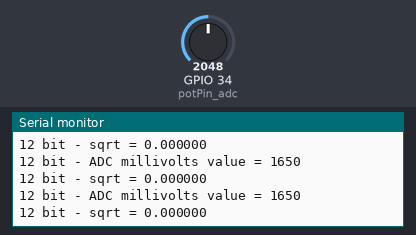
Bench run of a sketch on a simulated ESP32. Shown: the last lines printed to the serial monitor. Inputs (shaded band) come from the test bench; at power-on: GPIO 34 (potPin_adc) = 2048 (analog values on the 0–4095 scale).

Above: at 3.2 s.
3.3 s: GPIO 34 (potPin_adc) set to 2089
At 3.9 s:
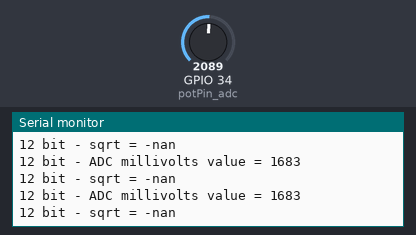
4.8 s: GPIO 34 (potPin_adc) set to 2047
At 5.7 s:
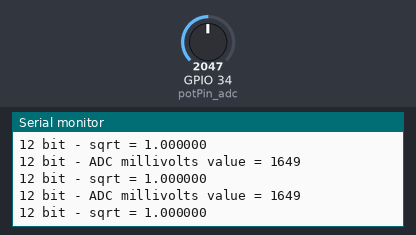
Timing chart, 0 to 7.8 s (numbered marks = the images above; inputs shaded):
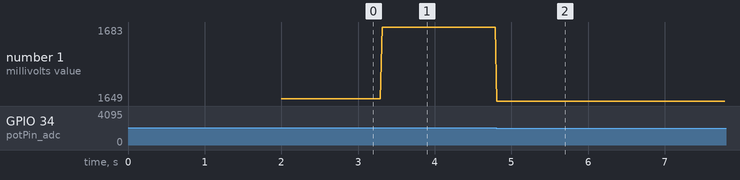

Measured:
- the behaviour switches between 2048 and 2049 on GPIO 34 (potPin_adc) (found by bisection; images 0 and 1)
- after the input at 3.3 s, the serial monitor: prints a new line at once (image 1)
- after the input at 4.8 s, the serial monitor: prints a new line at once (image 2)
- plotted number 1: 1650 → 1683 after the input at 3.3 s, 1683 → 1649 after the input at 4.8 s

The sketch:

esp32_sct-013.ino
```cpp
// https://lastminuteengineers.com/esp32-basics-adc/
// Potentiometer is connected to GPIO 34 (Analog ADC1_CH6)
// https://docs.espressif.com/projects/arduino-esp32/en/latest/api/adc.html
//https://github.com/espressif/arduino-esp32/issues/8999
const int potPin_adc = 34;

// variable for storing the potentiometer value

int count = 0 ;
// 2^12
int  volt_input = 3.3;

//set the resolution to the 13 bits (0-8192)
int max_value =  4096;
void setup() {

  Serial.begin(115200);
  delay(1000);
  // set the resolution to the 13 bits (0-8192)  --> this is default, but just to make sure
   // pinMode(potPin_adc,INPUT);
    delay(1000);

   analogReadResolution(12);

   analogRead(potPin_adc);
   Serial.println("ADC1_CH6");
}

void loop() {
  //analogRead(potPin_adc);
  //get ADC value for a given pin/ADC channel in millivolts.
  int analogVolts = analogReadMilliVolts (potPin_adc);
  if(analogVolts > 150){
    Serial.printf("12 bit - ADC millivolts value = %d\n",analogVolts);
    count = 0;
    float currentValue= sqrt(1650-analogVolts);
    Serial.printf("12 bit - sqrt = %f \n",currentValue);
   // float currentValue = (analogVolts*100)/3300;
    //Serial.printf("12 bit - A = %f\n",currentValue);
  }
  else
  {
       Serial.println("ADC1_CH6");

  }


  count = count +1;


  delay(20);
}
```
